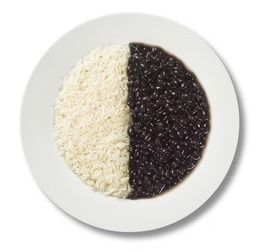
#> input picture ImageProcessing/images/feijao_com_arroz.png, 256 x 252 px, shrunk from 984 x 967 before the run, found by its file name
$ python aula3.py
#> lines starting #> are read from the running program, lines starting #| are printed output that depends on the picture
from PIL import Image
import matplotlib.pyplot as plt

CAMINHO_IMAGEM = "imagens/feijao_com_arroz.png"

# <1 ele diminui, >1 ele aumenta
CONTRASTE = 2.0
# >0 clareia, <0 escurece
ILUMINACAO = 20


# Aplica a curva de tom
def aplicar_curva(valor, contraste, iluminacao):

    novo_valor = (valor - 128) * contraste + 128
    novo_valor = novo_valor + iluminacao

    if novo_valor < 0:
        novo_valor = 0

    if novo_valor > 255:
        novo_valor = 255

    return int(novo_valor)


# Aplica a curva de tom parabólica
def aplicar_curva_parabolica(valor):

    novo_valor = ((valor / 256) ** 2) * 255

    return int(novo_valor)


# Gera os valores da curva
def gerar_curva(contraste, iluminacao):

    curva = []

    for entrada in range(256):
        saida = aplicar_curva(
            entrada,
            contraste,
            iluminacao
        )

        curva.append(saida)

    return curva


# Gera os valores da curva parabólica
def gerar_curva_parabolica():

    curva = []

    for entrada in range(256):

        saida = aplicar_curva_parabolica(entrada)

        curva.append(saida)

    return curva


# modifica a imagem em tons de cinza
def modificar_imagem(imagem, contraste, iluminacao):

    # converte a imagem para tons de cinza
    imagem = imagem.convert("L")

    largura, altura = imagem.size

    # cria uma nova imagem em tons de cinza
    nova_imagem = Image.new(
        "L",
        (largura, altura)
    )

    pixels_originais = imagem.load()
    pixels_novos = nova_imagem.load()

    # Percorre todos os pixels
    for y in range(altura):

        for x in range(largura):

            valor = pixels_originais[x, y]

            # pra cada pixel, aplicamos o contraste e iluminação definidas no começo do arquivo
            novo_valor = aplicar_curva(
                valor,
                contraste,
                iluminacao
            )

            pixels_novos[x, y] = novo_valor

    return nova_imagem


# NOVO: transforma a imagem em negativa
def transformar_negativa(imagem):

    imagem = imagem.convert("L")

    largura, altura = imagem.size

    nova_imagem = Image.new(
        "L",
        (largura, altura)
    )

    pixels_originais = imagem.load()
    pixels_novos = nova_imagem.load()

    for y in range(altura):

        for x in range(largura):

            valor = pixels_originais[x, y]

            # Inverte o valor do pixel
            novo_valor = 255 - valor

            pixels_novos[x, y] = novo_valor

    return nova_imagem


# aplica a curva parabólica na imagem
def modificar_imagem_parabolica(imagem):

    imagem = imagem.convert("L")

    largura, altura = imagem.size

    nova_imagem = Image.new(
        "L",
        (largura, altura)
    )

    pixels_originais = imagem.load()
    pixels_novos = nova_imagem.load()

    for y in range(altura):

        for x in range(largura):

            valor = pixels_originais[x, y]

            novo_valor = aplicar_curva_parabolica(valor)

            pixels_novos[x, y] = novo_valor

    return nova_imagem


def main():

    imagem_original = Image.open(CAMINHO_IMAGEM)
#> imagem_original is the input picture: PIL image 256x252 RGBA; mean R, G, B, A 209.3, 206.5, 201.2, 255

    # Converte para tons de cinza
    imagem_original = imagem_original.convert("L")
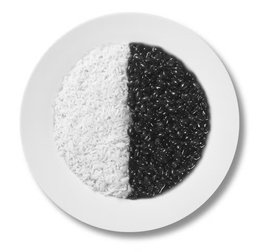
#> imagem_original: PIL image 256x252 L; min 14, max 255, mean 206.7

    # Modifica a imagem
    imagem_modificada = modificar_imagem(
        imagem_original,
        CONTRASTE,
        ILUMINACAO
    )
#> in modificar_imagem, `nova_imagem = Image.new( "L", (largura, altura) )`: nova_imagem: PIL image 256x252 L; every value is 0
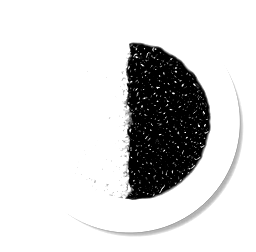
#> imagem_modificada: PIL image 256x252 L; min 0, max 255, mean 215.7

    # cria a imagem negativa
    imagem_negativa = transformar_negativa(
        imagem_original
    )
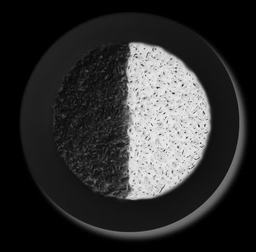
#> imagem_negativa: PIL image 256x252 L; min 0, max 241, mean 48.3

    # aplica a curva parabólica
    imagem_parabolica = modificar_imagem_parabolica(
        imagem_original
    )
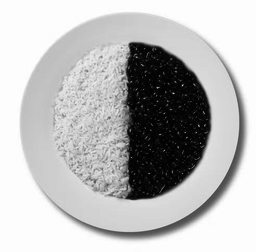
#> imagem_parabolica: PIL image 256x252 L; min 0, max 253, mean 186

    # Gera a curva
    curva = gerar_curva(
        CONTRASTE,
        ILUMINACAO
    )

    # gera a curva parabólica
    curva_parabolica = gerar_curva_parabolica()

    # Cria a janela com os elementos
    fig, eixos = plt.subplots(
        2,
        3,
        figsize=(18, 10)
    )

    # Mostra a imagem original
    eixos[0, 0].imshow(
        imagem_original,
        cmap="gray",
        vmin=0,
        vmax=255
    )

    eixos[0, 0].set_title("Imagem original")
    eixos[0, 0].axis("off")

    # Mostra a imagem modificada
    eixos[0, 1].imshow(
        imagem_modificada,
        cmap="gray",
        vmin=0,
        vmax=255
    )

    eixos[0, 1].set_title("Imagem modificada")
    eixos[0, 1].axis("off")

    # mostra a imagem negativa
    eixos[0, 2].imshow(
        imagem_negativa,
        cmap="gray",
        vmin=0,
        vmax=255
    )

    eixos[0, 2].set_title("Imagem negativa")
    eixos[0, 2].axis("off")

    # mostra a imagem com curva parabólica
    eixos[1, 0].imshow(
        imagem_parabolica,
        cmap="gray",
        vmin=0,
        vmax=255
    )

    eixos[1, 0].set_title("Curva de tom parabólica")
    eixos[1, 0].axis("off")

    # Mostra a curva original
    eixos[1, 1].plot(
        range(256),
        range(256),
        "--",
        color="gray",
        label="Original"
    )

    # Mostra a curva modificada
    eixos[1, 1].plot(
        range(256),
        curva,
        color="blue",
        label="Modificada"
    )

    eixos[1, 1].set_title("Curva de tom")
    eixos[1, 1].set_xlabel("Entrada")
    eixos[1, 1].set_ylabel("Saída")

    eixos[1, 1].set_xlim(0, 255)
    eixos[1, 1].set_ylim(0, 255)

    eixos[1, 1].grid(True, alpha=0.3)
    eixos[1, 1].legend()

    # mostra a curva parabólica
    eixos[1, 2].plot(
        range(256),
        range(256),
        "--",
        color="gray",
        label="Original"
    )

    eixos[1, 2].plot(
        range(256),
        curva_parabolica,
        color="red",
        label="Parabólica"
    )

    eixos[1, 2].set_title("Curva de tom parabólica")
    eixos[1, 2].set_xlabel("Entrada")
    eixos[1, 2].set_ylabel("Saída")

    eixos[1, 2].set_xlim(0, 255)
    eixos[1, 2].set_ylim(0, 255)

    eixos[1, 2].grid(True, alpha=0.3)
    eixos[1, 2].legend()

    plt.tight_layout()
    plt.show()
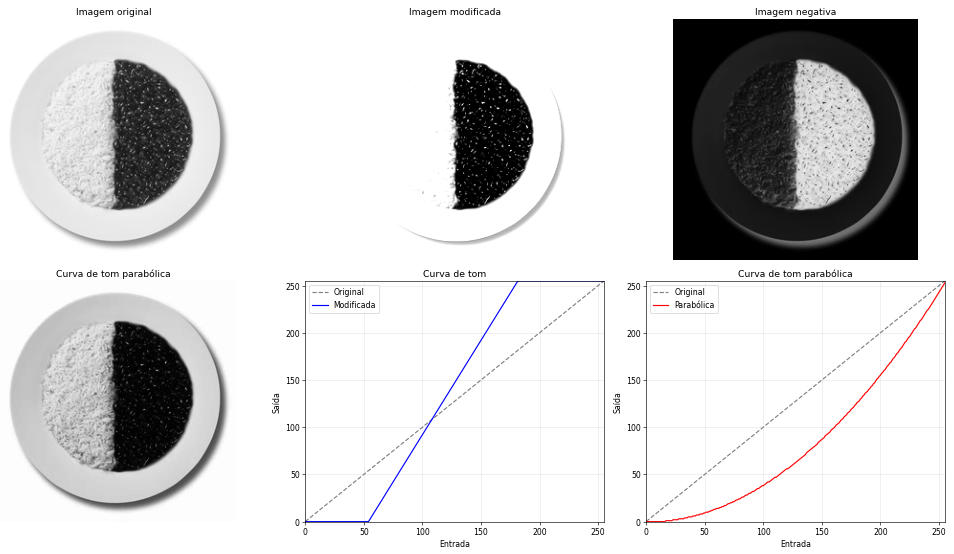
#> figure drawn by matplotlib, 6 panels; panel 5: curve peaks at x = 255, y = 255; panel 5: curve peaks at x = 182, y = 255; panel 6: curve peaks at x = 255, y = 255; panel 6: curve peaks at x = 255, y = 253


if __name__ == "__main__":
    main()

$ run again, with ImageProcessing/images/imagem2 (1).png copied over ImageProcessing/images/feijao_com_arroz.png
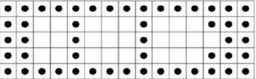
#> input picture ImageProcessing/images/imagem2 (1).png, 256 x 79 px, shrunk from 463 x 143 before the run, found by its file name
#> in main, imagem_original is the input picture: PIL image 256x79 RGBA; mean R, G, B, A 217, 217, 217, 255
#> imagem_original: PIL image 256x79 L
#> nova_imagem: PIL image 256x79 L; every value is 0
#> in main, `imagem_negativa = transformar_negativa( imagem_original )`:
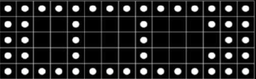
#> imagem_negativa: PIL image 256x79 L; min 0, max 255, mean 38
#> in main, `imagem_parabolica = modificar_imagem_parabolica( imagem_original )`:
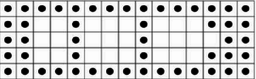
#> imagem_parabolica: PIL image 256x79 L; min 0, max 253, mean 200.1
